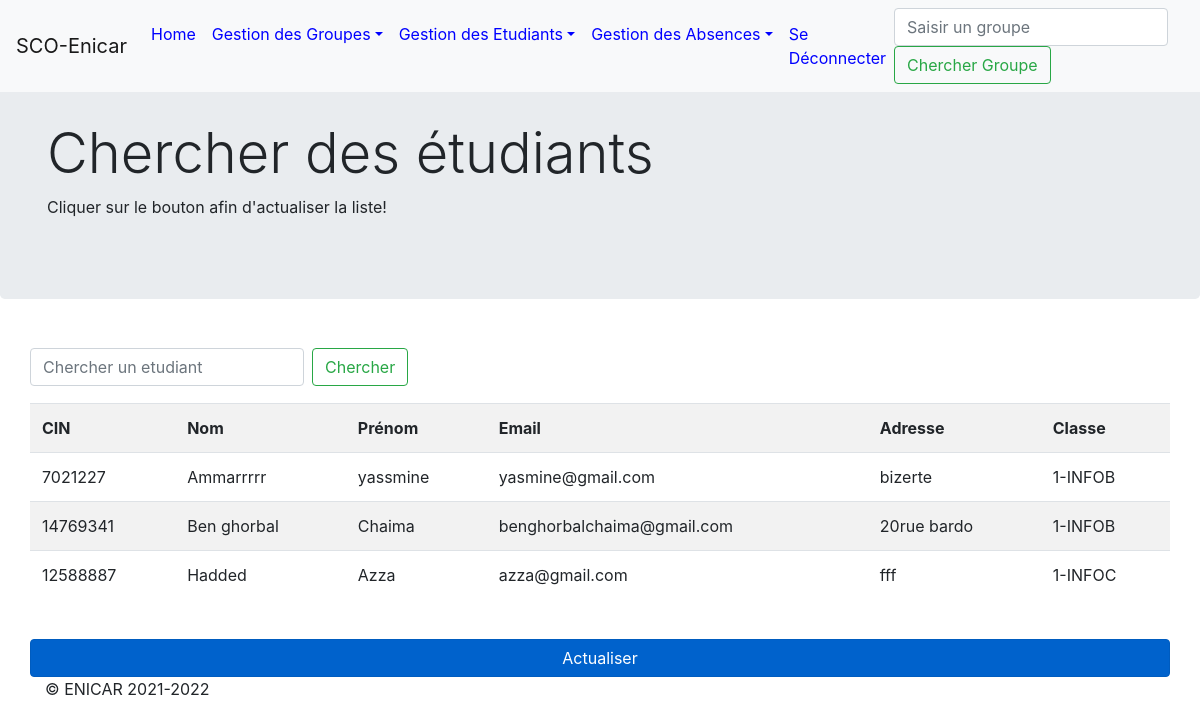
The page /etudiant/chercher.php (signed in) on the database its author committed.
### tables this page shows
CREATE TABLE `etudiant` (
  `cin` int(8) NOT NULL,
  `email` varchar(40) NOT NULL,
  `password` varchar(40) NOT NULL,
  `cpassword` varchar(40) NOT NULL,
  `nom` varchar(20) NOT NULL,
  `prenom` varchar(20) NOT NULL,
  `adresse` text NOT NULL,
  `groupe` int(100) NOT NULL
);

CREATE TABLE `groupe` (
  `id` int(100) NOT NULL,
  `annee` int(100) NOT NULL,
  `filiere` varchar(100) NOT NULL,
  `classe` varchar(100) NOT NULL
);

### etudiant/chercher.php (the view, shortened to what this page needs)
<?php
if($_SESSION["autoriser"]!="oui"){
   header("location:../connexion/login.php");
   exit();
}
else{
if (isset($_REQUEST['recherche']) && isset($_REQUEST['valider'])){
   $recherche=$_REQUEST['recherche'];
   include("../connexion/connexion.php");
   $sel=$pdo->prepare("select * from etudiant where cin LIKE ? or nom LIKE ? or prenom LIKE ? ");
   $sel->execute(array("%".$recherche."%", "%".$recherche."%", "%".$recherche."%"));
   $tab=$sel->fetchAll();
    if(count($tab)>0){
        $erreur=1;
    }else
    {
        $erreur=-1;
        header("location:chercher.php?erreur=$erreur");
    }
} else{
    include("../connexion/connexion.php");
$sel=$pdo->prepare("select * from etudiant order by nom");
$sel->execute();
$tab=$sel->fetchAll();
}
}
?>
<!DOCTYPE html>
<html lang="en">
<head>
<link href="../assets/dist/css/bootstrap.min.css" rel="stylesheet">
    <link href="../assets/jumbotron.css" rel="stylesheet">
</head>
<body>
<?php
require_once("../header.php");
?>
<main role="main">
        <div class="jumbotron">
            <div class="container">
              <h1 class="display-4">Chercher des étudiants</h1>
              <p>Cliquer sur le bouton afin d'actualiser la liste!</p>
            </div>
          </div>
<div class="container">
<div class="row">
<form method="post" class="form-inline my-2 my-lg-0" action="">
      <input name="recherche" class="form-control mr-sm-2" type="text" placeholder="Chercher un etudiant" aria-label="Chercher un groupe">
      <button name="valider" class="btn btn-outline-success my-2 my-sm-0" type="submit">Chercher </button>
    </form>
    <br><br><br>
<div class="table-responsive">
 <table class="table table-striped table-hover">
     <tr>
         <th>
             CIN
         </th>
         <th>
             Nom
         </th>
         <th>
             Prénom
         </th>
         <th>
             Email
         </th>
         <th>
             Adresse
         </th>
         <th>
             Classe
         </th>
     </tr>
  <?php  foreach ($tab as $ele) {
      $id=$ele['groupe'];
      $sel1=$pdo->prepare("SELECT * FROM groupe WHERE id=?");
      $sel1->execute(array($id));
      $tab1=$sel1->fetch();
       echo'<tr><td>'.$ele['cin'].'</td>';
       echo'<td>'.$ele['nom'].'</td>';
       echo'<td>'.$ele['prenom'].'</td>';
       echo'<td>'.$ele['email'].'</td>';
       echo'<td>'.$ele['adresse'].'</td>';
       echo'<td>'.$tab1["annee"]."-".$tab1["filiere"].$tab1["classe"].'</td></tr>';
  }
   ?>
 </table>
 <br>
 </div>
 <button  type="button" class="btn btn-primary btn-block active"><a style="color:white;"  href="chercher.php">Actualiser</a></button>
</div>
</div>
</main>
<footer class="container">
    <p>&copy; ENICAR 2021-2022</p>
  </footer>
</body>
</html>

### header.php (shortened to what this page needs)
  <header>
<nav class="navbar navbar-expand-md navbar-light bg-light fixed-top ">
  <a class="navbar-brand" href="#">SCO-Enicar</a>
  <div class="collapse navbar-collapse" id="navbarsExampleDefault">
    <ul class="navbar-nav mr-auto">
      <li class="nav-item active">
        <a style="color:blue " class="nav-link" href="http://localhost/mini-projet-info1/index.php">Home <span class="sr-only">(current)</span></a>
      </li>
      <li class="nav-item dropdown">
        <a style="color:blue " class="nav-link dropdown-toggle" href="index.html" id="dropdown01" data-toggle="dropdown" aria-expanded="false">Gestion des Groupes</a>
      </li>
      <li class="nav-item dropdown">
        <a style="color:blue " class="nav-link dropdown-toggle" href="#" id="dropdown01" data-toggle="dropdown" aria-expanded="false">Gestion des Etudiants</a>
      </li>
      <li class="nav-item dropdown">
        <a style="color:blue " class="nav-link dropdown-toggle" href="#" id="dropdown01" data-toggle="dropdown" aria-expanded="false">Gestion des Absences</a>
      </li>
      <li class="nav-item active">
        <a style="color:blue " class="nav-link" href="http://localhost/mini-projet-info1/connexion/deconnexion.php">Se Déconnecter <span class="sr-only">(current)</span></a>
      </li>
    </ul>
    <form class="form-inline my-2 my-lg-0" method="get" action="http://localhost/mini-projet-info1/groupe/chercher.php">
      <input class="form-control mr-sm-2" type="text" name="recherche" placeholder="Saisir un groupe" aria-label="Chercher un groupe">
      <button class="btn btn-outline-success my-2 my-sm-0" name="valider" type="submit">Chercher Groupe</button>
    </form>
  </div>
</nav>
</header>

### rows shown on the page
etudiant: cin "7021227", nom "Ammarrrrr", prenom "yassmine", email "yasmine@gmail.com", adresse "bizerte", groupe.annee "1", groupe.filiere "INFO", groupe.classe "B"
etudiant: cin "14769341", nom "Ben ghorbal", prenom "Chaima", email "benghorbalchaima@gmail.com", adresse "20rue bardo", groupe.annee "1", groupe.filiere "INFO", groupe.classe "B"
etudiant: cin "12588887", nom "Hadded", prenom "Azza", email "azza@gmail.com", adresse "fff", groupe.annee "1", groupe.filiere "INFO", groupe.classe "C"
